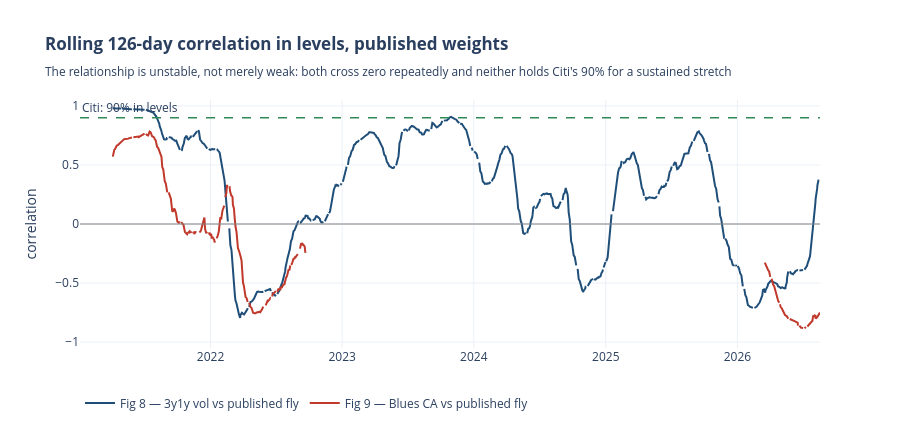

Notebook cell for this chart:
### Markdown cell above
### Rolling 6-month correlation

A single full-sample correlation cannot distinguish "the relationship decayed"
from "the relationship was never there". This can.

### Code cell
RC8 = CF.rolling_corr(F8["vol_bp"], FLY8_PUB, window=CFG.roll_window,
                      min_periods=CFG.roll_min_periods)
RC9 = CF.rolling_corr(F9["ca_bp"], FLY9_PUB, window=CFG.roll_window,
                      min_periods=CFG.roll_min_periods)

figrc = go.Figure()
_line(figrc, RC8, "Fig 8 — 3y1y vol vs published fly", PALETTE["lhs"], width=2.0)
_line(figrc, RC9, "Fig 9 — Blues CA vs published fly", PALETTE["pub"], width=2.0)
figrc.add_hline(y=0.90, line=dict(color=PALETTE["refit"], width=1.4, dash="dash"),
                annotation_text="Citi: 90% in levels", annotation_position="top left")
figrc.add_hline(y=0.0, line=dict(color=PALETTE["zero"], width=1))
figrc.update_layout(
    title=(f"<b>Rolling {CFG.roll_window}-day correlation in levels, published weights</b>"
           "<br><sub>The relationship is unstable, not merely weak: both cross "
           "zero repeatedly and neither holds Citi's 90% for a sustained stretch</sub>"),
    yaxis=dict(title="correlation", range=[-1.05, 1.05]),
    template="plotly_white", height=430,
    legend=dict(orientation="h", yanchor="bottom", y=-0.28, x=0))
figrc.show()

print(f"Fig 8 rolling corr: median {RC8.median():+.2f}, "
      f"{100 * (RC8 > 0.9).mean():.1f}% of days above +0.90, "
      f"{100 * (RC8 < 0).mean():.1f}% below zero")
print(f"Fig 9 rolling corr: median {RC9.median():+.2f}, "
      f"{100 * (RC9 > 0.9).mean():.1f}% of days above +0.90, "
      f"{100 * (RC9 < 0).mean():.1f}% below zero")

### Figure 1 — Plotly figure (JSON) as saved in the notebook; plotly's stock layout.template omitted (floating-point values rounded to 4 significant figures; data arrays with more than 128 entries replaced by an {"elided": "..."} marker saying what was removed)
{"data": [{"connectgaps": false, "line": {"color": "#1f4e79", "width": 2}, "mode": "lines", "name": "Fig 8 — 3y1y vol vs published fly", "type": "scatter", "x": {"elided": "1465 str values"}, "y": {"elided": "1465 float values"}, "yaxis": "y"}, {"connectgaps": false, "line": {"color": "#c0392b", "width": 2}, "mode": "lines", "name": "Fig 9 — Blues CA vs published fly", "type": "scatter", "x": {"elided": "1467 str values"}, "y": {"elided": "1467 float values"}, "yaxis": "y"}], "layout": {"annotations": [{"showarrow": false, "text": "Citi: 90% in levels", "x": 0, "xanchor": "left", "xref": "x domain", "y": 0.9, "yanchor": "bottom", "yref": "y"}], "height": 430, "legend": {"orientation": "h", "x": 0, "y": -0.28, "yanchor": "bottom"}, "shapes": [{"line": {"color": "#2e8b57", "dash": "dash", "width": 1.4}, "type": "line", "x0": 0, "x1": 1, "xref": "x domain", "y0": 0.9, "y1": 0.9, "yref": "y"}, {"line": {"color": "#888888", "width": 1}, "type": "line", "x0": 0, "x1": 1, "xref": "x domain", "y0": 0, "y1": 0, "yref": "y"}], "title": {"text": "<b>Rolling 126-day correlation in levels, published weights</b><br><sub>The relationship is unstable, not merely weak: both cross zero repeatedly and neither holds Citi's 90% for a sustained stretch</sub>"}, "yaxis": {"range": [-1.05, 1.05], "title": {"text": "correlation"}}}}
